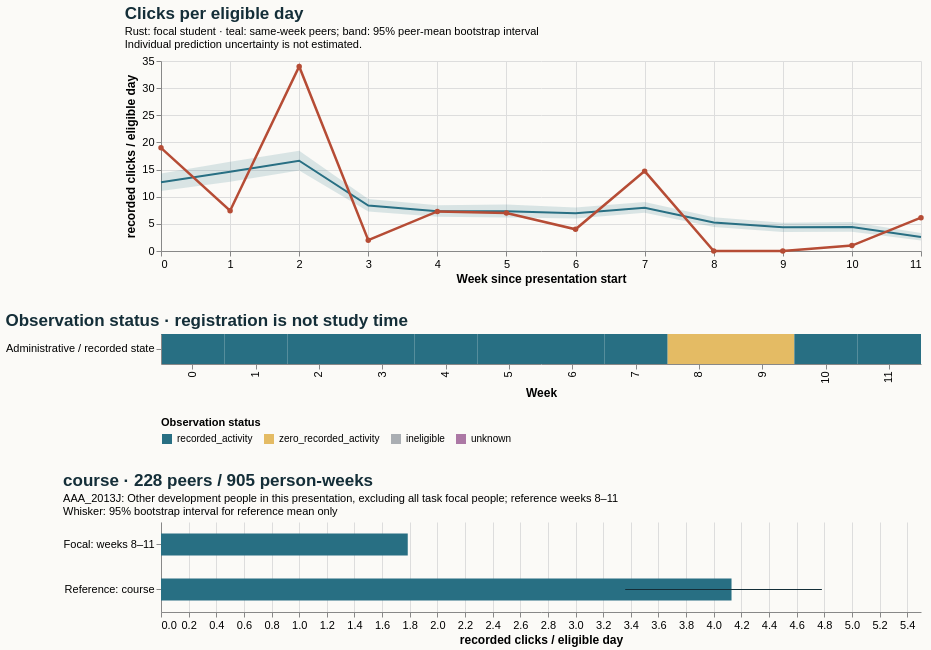

Express this chart as Vega-Lite.
### Vega-Lite specification from a JSON file in a GitHub repository (floating-point values rounded to 4 significant figures)
{"$schema": "https://vega.github.io/schema/vega-lite/v5.20.1.json", "config": {"axis": {"labelFontSize": 11, "titleFontSize": 12}, "background": "#fbfaf7", "font": "sans-serif", "title": {"anchor": "start", "color": "#142e38", "fontSize": 17, "subtitleFontSize": 11}, "view": {"continuousHeight": 300, "continuousWidth": 300, "stroke": null}}, "datasets": {"data-6098ce95adef0e1c5f2b73b84ab4a39b": [{"eligible_days": 7.0, "end_day": 6, "logging_completeness": "unknown", "observation_status": "recorded_activity", "row": "Administrative / recorded state", "score_status": "withheld_release_time_unknown", "start_day": 0, "value": 19.0, "week": 0}, {"eligible_days": 7.0, "end_day": 13, "logging_completeness": "unknown", "observation_status": "recorded_activity", "row": "Administrative / recorded state", "score_status": "withheld_release_time_unknown", "start_day": 7, "value": 7.429, "week": 1}, {"eligible_days": 7.0, "end_day": 20, "logging_completeness": "unknown", "observation_status": "recorded_activity", "row": "Administrative / recorded state", "score_status": "withheld_release_time_unknown", "start_day": 14, "value": 34.0, "week": 2}, {"eligible_days": 7.0, "end_day": 27, "logging_completeness": "unknown", "observation_status": "recorded_activity", "row": "Administrative / recorded state", "score_status": "withheld_release_time_unknown", "start_day": 21, "value": 2.0, "week": 3}, {"eligible_days": 7.0, "end_day": 34, "logging_completeness": "unknown", "observation_status": "recorded_activity", "row": "Administrative / recorded state", "score_status": "withheld_release_time_unknown", "start_day": 28, "value": 7.286, "week": 4}, {"eligible_days": 7.0, "end_day": 41, "logging_completeness": "unknown", "observation_status": "recorded_activity", "row": "Administrative / recorded state", "score_status": "withheld_release_time_unknown", "start_day": 35, "value": 7.0, "week": 5}, {"eligible_days": 7.0, "end_day": 48, "logging_completeness": "unknown", "observation_status": "recorded_activity", "row": "Administrative / recorded state", "score_status": "withheld_release_time_unknown", "start_day": 42, "value": 4.0, "week": 6}, {"eligible_days": 7.0, "end_day": 55, "logging_completeness": "unknown", "observation_status": "recorded_activity", "row": "Administrative / recorded state", "score_status": "withheld_release_time_unknown", "start_day": 49, "value": 14.71, "week": 7}, {"eligible_days": 7.0, "end_day": 62, "logging_completeness": "unknown", "observation_status": "zero_recorded_activity", "row": "Administrative / recorded state", "score_status": "withheld_release_time_unknown", "start_day": 56, "value": 0.0, "week": 8}, {"eligible_days": 7.0, "end_day": 69, "logging_completeness": "unknown", "observation_status": "zero_recorded_activity", "row": "Administrative / recorded state", "score_status": "withheld_release_time_unknown", "start_day": 63, "value": 0.0, "week": 9}, {"eligible_days": 7.0, "end_day": 76, "logging_completeness": "unknown", "observation_status": "recorded_activity", "row": "Administrative / recorded state", "score_status": "withheld_release_time_unknown", "start_day": 70, "value": 1.0, "week": 10}, {"eligible_days": 7.0, "end_day": 83, "logging_completeness": "unknown", "observation_status": "recorded_activity", "row": "Administrative / recorded state", "score_status": "withheld_release_time_unknown", "start_day": 77, "value": 6.143, "week": 11}], "data-69b75769ec103f60d72efaa70e6395b6": [{"end_day": 6, "focal_value": 19.0, "peer_ci_high": 14.29, "peer_ci_low": 11.07, "peer_mean": 12.67, "peer_observations": 233, "peer_people": 233, "reference": "course", "unit": "recorded clicks / eligible day", "week": 0}, {"end_day": 13, "focal_value": 7.429, "peer_ci_high": 16.43, "peer_ci_low": 12.76, "peer_mean": 14.6, "peer_observations": 233, "peer_people": 233, "reference": "course", "unit": "recorded clicks / eligible day", "week": 1}, {"end_day": 20, "focal_value": 34.0, "peer_ci_high": 18.48, "peer_ci_low": 14.82, "peer_mean": 16.62, "peer_observations": 231, "peer_people": 231, "reference": "course", "unit": "recorded clicks / eligible day", "week": 2}, {"end_day": 27, "focal_value": 2.0, "peer_ci_high": 9.596, "peer_ci_low": 7.261, "peer_mean": 8.385, "peer_observations": 231, "peer_people": 231, "reference": "course", "unit": "recorded clicks / eligible day", "week": 3}, {"end_day": 34, "focal_value": 7.286, "peer_ci_high": 8.438, "peer_ci_low": 6.32, "peer_mean": 7.324, "peer_observations": 229, "peer_people": 229, "reference": "course", "unit": "recorded clicks / eligible day", "week": 4}, {"end_day": 41, "focal_value": 7.0, "peer_ci_high": 8.558, "peer_ci_low": 6.163, "peer_mean": 7.312, "peer_observations": 228, "peer_people": 228, "reference": "course", "unit": "recorded clicks / eligible day", "week": 5}, {"end_day": 48, "focal_value": 4.0, "peer_ci_high": 8.026, "peer_ci_low": 6.006, "peer_mean": 6.934, "peer_observations": 228, "peer_people": 228, "reference": "course", "unit": "recorded clicks / eligible day", "week": 6}, {"end_day": 55, "focal_value": 14.71, "peer_ci_high": 9.007, "peer_ci_low": 7.04, "peer_mean": 7.972, "peer_observations": 228, "peer_people": 228, "reference": "course", "unit": "recorded clicks / eligible day", "week": 7}, {"end_day": 62, "focal_value": 0.0, "peer_ci_high": 6.196, "peer_ci_low": 4.412, "peer_mean": 5.236, "peer_observations": 228, "peer_people": 228, "reference": "course", "unit": "recorded clicks / eligible day", "week": 8}, {"end_day": 69, "focal_value": 0.0, "peer_ci_high": 5.2, "peer_ci_low": 3.514, "peer_mean": 4.375, "peer_observations": 227, "peer_people": 227, "reference": "course", "unit": "recorded clicks / eligible day", "week": 9}, {"end_day": 76, "focal_value": 1.0, "peer_ci_high": 5.335, "peer_ci_low": 3.549, "peer_mean": 4.419, "peer_observations": 226, "peer_people": 226, "reference": "course", "unit": "recorded clicks / eligible day", "week": 10}, {"end_day": 83, "focal_value": 6.143, "peer_ci_high": 3.319, "peer_ci_low": 1.955, "peer_mean": 2.571, "peer_observations": 224, "peer_people": 224, "reference": "course", "unit": "recorded clicks / eligible day", "week": 11}], "data-921ea16b3c5e4ef5a7e3261d3ceb2476": [{"hi": null, "lo": null, "series": "Focal: weeks 8–11", "value": 1.786}, {"hi": 4.783, "lo": 3.359, "series": "Reference: course", "value": 4.129}]}, "resolve": {"scale": {"color": "independent"}}, "spacing": 28, "vconcat": [{"data": {"name": "data-69b75769ec103f60d72efaa70e6395b6"}, "height": 190, "layer": [{"encoding": {"x": {"axis": {"tickMinStep": 1}, "field": "week", "title": "Week since presentation start", "type": "quantitative"}, "y": {"field": "peer_ci_low", "scale": {"zero": true}, "title": "recorded clicks / eligible day", "type": "quantitative"}, "y2": {"field": "peer_ci_high"}}, "mark": {"color": "#286f83", "opacity": 0.16, "type": "area"}}, {"encoding": {"tooltip": [{"field": "week", "type": "quantitative"}, {"field": "peer_mean", "type": "quantitative"}, {"field": "peer_people", "type": "quantitative"}, {"field": "peer_observations", "type": "quantitative"}], "x": {"field": "week", "type": "quantitative"}, "y": {"field": "peer_mean", "type": "quantitative"}}, "mark": {"color": "#286f83", "strokeWidth": 2, "type": "line"}}, {"encoding": {"tooltip": [{"field": "week", "type": "quantitative"}, {"field": "focal_value", "type": "quantitative"}], "x": {"field": "week", "type": "quantitative"}, "y": {"field": "focal_value", "type": "quantitative"}}, "mark": {"color": "#b64c35", "point": {"color": "#b64c35"}, "strokeWidth": 2.5, "type": "line"}}], "title": {"subtitle": ["Rust: focal student · teal: same-week peers; band: 95% peer-mean bootstrap interval", "Individual prediction uncertainty is not estimated."], "text": "Clicks per eligible day"}, "width": 760}, {"data": {"name": "data-6098ce95adef0e1c5f2b73b84ab4a39b"}, "encoding": {"color": {"field": "observation_status", "legend": {"labelLimit": 260, "orient": "bottom"}, "scale": {"domain": ["recorded_activity", "zero_recorded_activity", "ineligible", "unknown"], "range": ["#286f83", "#e4bb64", "#aaaeb3", "#ac78a5"]}, "title": "Observation status", "type": "nominal"}, "tooltip": [{"field": "week", "type": "quantitative"}, {"field": "eligible_days", "type": "quantitative"}, {"field": "observation_status", "type": "nominal"}, {"field": "logging_completeness", "type": "nominal"}], "x": {"field": "week", "title": "Week", "type": "ordinal"}, "y": {"field": "row", "title": null, "type": "nominal"}}, "height": 30, "mark": {"type": "rect"}, "title": "Observation status · registration is not study time", "width": 760}, {"data": {"name": "data-921ea16b3c5e4ef5a7e3261d3ceb2476"}, "height": 90, "layer": [{"encoding": {"x": {"field": "value", "scale": {"domain": [0, 5.022], "zero": true}, "title": "recorded clicks / eligible day", "type": "quantitative"}, "y": {"field": "series", "sort": null, "title": null, "type": "nominal"}}, "mark": {"color": "#286f83", "size": 22, "type": "bar"}}, {"encoding": {"x": {"field": "lo", "type": "quantitative"}, "x2": {"field": "hi"}, "y": {"field": "series", "sort": null, "title": null, "type": "nominal"}}, "mark": {"color": "#142e38", "type": "rule"}}], "title": {"subtitle": ["AAA_2013J: Other development people in this presentation, excluding all task focal people; reference weeks 8–11", "Whisker: 95% bootstrap interval for reference mean only"], "text": "course · 228 peers / 905 person-weeks"}, "width": 760}]}
